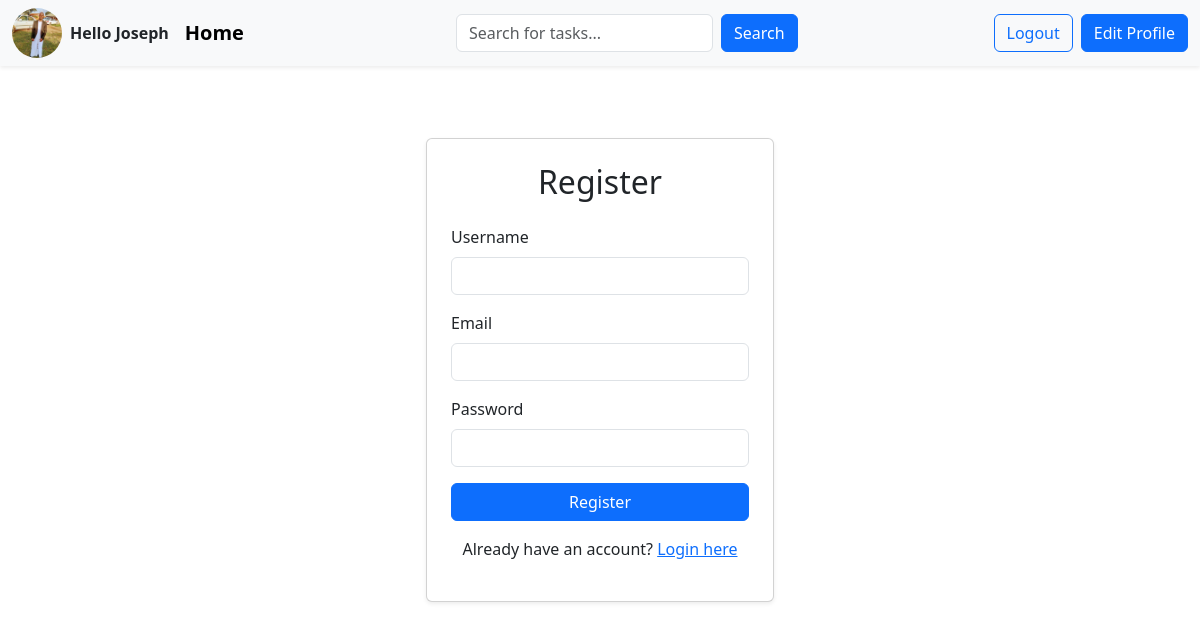
Page /register/ (signed in) on the committed database.
### base/models.py (models this page shows)
class User(AbstractUser):
    name = models.CharField(max_length=200,null=True)
    email = models.EmailField(unique=True,null=True)
    avatar= models.ImageField(null=True,default='default.png')
    USERNAME_FIELD = 'email'
    REQUIRED_FIELDS = []

### base/views.py (the view, shortened to what this page needs)
# urls.py: path('register/',views.register,name="register"),
def register(request):
    return render(request,'base/login_register.html')

### base/templates/base/login_register.html (shortened to what this page needs)
{% extends "main.html" %}
{% block content %}
<div class="container py-5">
    <div class="row justify-content-center">
        <div class="col-md-6 col-lg-4">
            <div class="card shadow-sm">
                <div class="card-body p-4">
                    {% if page == 'login' %}
                        <h2 class="card-title text-center mb-4">Login</h2>
                        <form action="" method="post">
                            {% csrf_token %}
                            <div class="mb-3">
                                <label for="username" class="form-label">Username</label>
                                <input type="text" class="form-control" id="username" name="username" required>
                            </div>
                            <div class="mb-3">
                                <label for="password" class="form-label">Password</label>
                                <input type="password" class="form-control" id="password" name="password" required>
                            </div>
                            <button type="submit" class="btn btn-primary w-100">Login</button>
                        </form>
                        <p class="text-center mt-3">Don't have an account? <a href="{% url 'register' %}" class="text-primary">Register here</a></p>
                    {% else %}
                        <h2 class="card-title text-center mb-4">Register</h2>
                        <form action="" method="post" enctype="multipart/form-data">
                            <div class="mb-3">
                                <label for="username" class="form-label">Username</label>
                                <input type="text" class="form-control" id="username" name="username" required>
                            </div>
                            <div class="mb-3">
                                <label for="email" class="form-label">Email</label>
                                <input type="email" class="form-control" id="email" name="email" required>
                            </div>
                            <div class="mb-3">
                                <label for="password" class="form-label">Password</label>
                                <input type="password" class="form-control" id="password" name="password" required>
                            </div>
                            <button type="submit" class="btn btn-primary w-100">Register</button>
                            <p class="text-center mt-3">Already have an account? <a href="{% url 'login' %}" class="text-primary">Login here</a></p>
                        </form>
                    {% endif %}
                </div>
            </div>
        </div>
    </div>
</div>
{% endblock %}

### templates/main.html (shortened to what this page needs)
<!DOCTYPE html>
{% load static %}
<html lang="en">
<head>
    <link href="https://cdn.jsdelivr.net/npm/bootstrap@5.3.3/dist/css/bootstrap.min.css" rel="stylesheet">
    <link rel="stylesheet" href="{% static 'css/style.css' %}">
</head>
<body><nav class="navbar navbar-expand-lg navbar-light bg-light shadow-sm">
<div class="container-fluid">
    <div class="d-flex align-items-center me-3">
        {% if request.user.is_authenticated %}
            <img class="rounded-circle me-2" src="{{request.user.avatar.url}}" alt="profile-pic" width="50" height="50">
            <span class="fw-bold">Hello {{user.username}}</span>
        {% else %}
            <span class="navbar-brand fw-bold">Task Tracker</span>
        {% endif %}
    </div>
    <a class="navbar-brand fw-bold" href="/">Home</a>
    <div class="mx-auto" style="max-width: 500px;">
        <form class="d-flex" method="get" role="search" action="">
            <input class="form-control me-2" name="q" type="search" placeholder="Search for tasks..." aria-label="Search" value="">
            <button class="btn btn-primary" type="submit">Search</button>
        </form>
    </div>
    <div class="d-flex gap-2">
        {% if request.user.is_authenticated %}
            <a href="{% url 'logout' %}" class="btn btn-outline-primary">Logout</a>
            <a href="{% url 'edit-profile'%}" class="btn btn-primary">Edit Profile</a>
        {% else %}
            <a href="{% url 'login' %}" class="btn btn-outline-primary">Login</a>
            <a href="{% url 'register' %}" class="btn btn-primary">Sign Up</a>
        {% endif %}
    </div>
</div>
</nav>
    <main class="container mt-4">
        {% block content %}
        {% endblock %}
    </main>
</body>
</html>

### static/css/style.css (style rules this page uses)
html, body { margin: 0; padding: 0; overflow-x: hidden; }

### rows in the picture
User: user.avatar (picture), username "Joseph"
